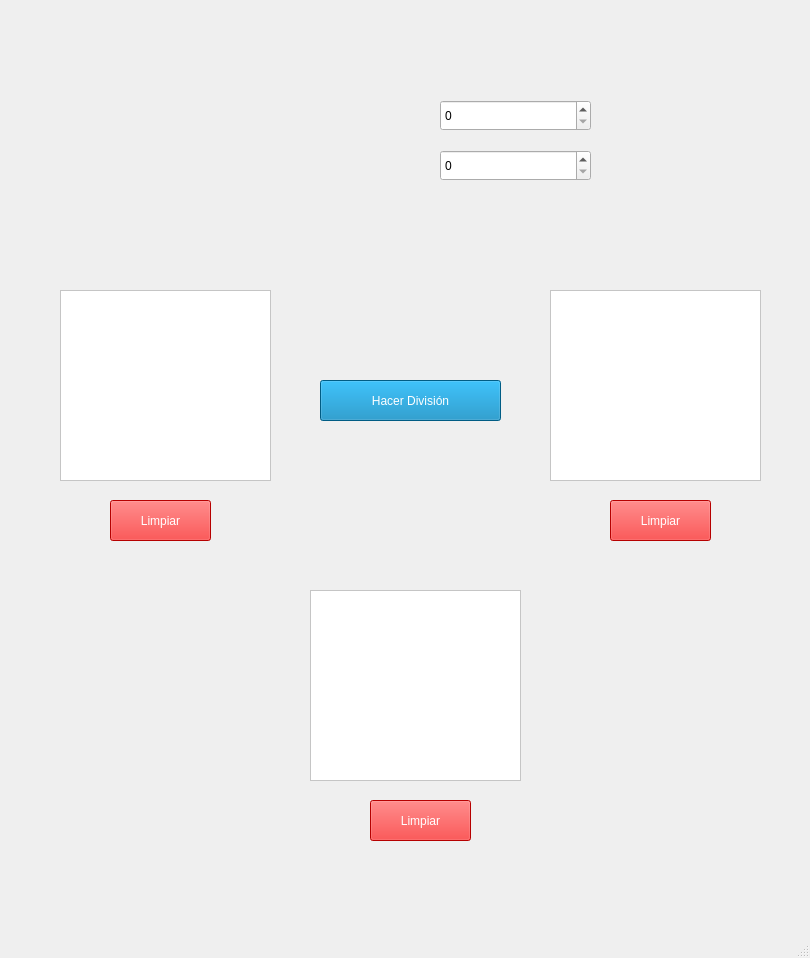
<?xml version="1.0" encoding="UTF-8"?>
<ui version="4.0">
 <class>SumaMatrices</class>
 <widget class="QMainWindow" name="SumaMatrices">
  <property name="geometry">
   <rect>
    <x>0</x>
    <y>0</y>
    <width>810</width>
    <height>958</height>
   </rect>
  </property>
  <property name="windowTitle">
   <string>División de Matrices</string>
  </property>
  <widget class="QWidget" name="centralwidget">
   <widget class="QLabel" name="label">
    <property name="geometry">
     <rect>
      <x>0</x>
      <y>0</y>
      <width>811</width>
      <height>921</height>
     </rect>
    </property>
    <property name="text">
     <string/>
    </property>
    <property name="pixmap">
     <pixmap>Imagenes/fondo.jpg</pixmap>
    </property>
    <property name="scaledContents">
     <bool>true</bool>
    </property>
   </widget>
   <widget class="QLabel" name="label_2">
    <property name="geometry">
     <rect>
      <x>140</x>
      <y>-20</y>
      <width>541</width>
      <height>131</height>
     </rect>
    </property>
    <property name="text">
     <string/>
    </property>
    <property name="pixmap">
     <pixmap>Imagenes/Captura_de_pantalla_2024-05-14_164712-removebg-preview.png</pixmap>
    </property>
    <property name="scaledContents">
     <bool>true</bool>
    </property>
   </widget>
   <widget class="QLabel" name="label_3">
    <property name="geometry">
     <rect>
      <x>240</x>
      <y>90</y>
      <width>191</width>
      <height>51</height>
     </rect>
    </property>
    <property name="text">
     <string/>
    </property>
    <property name="pixmap">
     <pixmap>Imagenes/Captura_de_pantalla_2024-05-13_090242-removebg-preview.png</pixmap>
    </property>
    <property name="scaledContents">
     <bool>true</bool>
    </property>
   </widget>
   <widget class="QSpinBox" name="spinBox">
    <property name="geometry">
     <rect>
      <x>440</x>
      <y>100</y>
      <width>151</width>
      <height>31</height>
     </rect>
    </property>
    <property name="cursor">
     <cursorShape>PointingHandCursor</cursorShape>
    </property>
    <property name="styleSheet">
     <string notr="true">font: 12pt &quot;MS Shell Dlg 2&quot;;
</string>
    </property>
   </widget>
   <widget class="QLabel" name="label_4">
    <property name="geometry">
     <rect>
      <x>240</x>
      <y>140</y>
      <width>191</width>
      <height>41</height>
     </rect>
    </property>
    <property name="text">
     <string/>
    </property>
    <property name="pixmap">
     <pixmap>Imagenes/Captura_de_pantalla_2024-05-13_090913-removebg-preview.png</pixmap>
    </property>
    <property name="scaledContents">
     <bool>true</bool>
    </property>
   </widget>
   <widget class="QSpinBox" name="spinBox_2">
    <property name="geometry">
     <rect>
      <x>440</x>
      <y>150</y>
      <width>151</width>
      <height>31</height>
     </rect>
    </property>
    <property name="cursor">
     <cursorShape>PointingHandCursor</cursorShape>
    </property>
    <property name="styleSheet">
     <string notr="true">font: 12pt &quot;MS Shell Dlg 2&quot;;
</string>
    </property>
   </widget>
   <widget class="QLabel" name="label_8">
    <property name="geometry">
     <rect>
      <x>30</x>
      <y>210</y>
      <width>281</width>
      <height>81</height>
     </rect>
    </property>
    <property name="text">
     <string/>
    </property>
    <property name="pixmap">
     <pixmap>Imagenes/Captura_de_pantalla_2024-05-13_092053-removebg-preview.png</pixmap>
    </property>
    <property name="scaledContents">
     <bool>true</bool>
    </property>
   </widget>
   <widget class="QLabel" name="label_9">
    <property name="geometry">
     <rect>
      <x>510</x>
      <y>190</y>
      <width>281</width>
      <height>101</height>
     </rect>
    </property>
    <property name="text">
     <string/>
    </property>
    <property name="pixmap">
     <pixmap>Imagenes/Captura_de_pantalla_2024-05-13_092542-removebg-preview.png</pixmap>
    </property>
    <property name="scaledContents">
     <bool>true</bool>
    </property>
   </widget>
   <widget class="QLabel" name="label_10">
    <property name="geometry">
     <rect>
      <x>270</x>
      <y>500</y>
      <width>281</width>
      <height>81</height>
     </rect>
    </property>
    <property name="text">
     <string/>
    </property>
    <property name="pixmap">
     <pixmap>Imagenes/Captura_de_pantalla_2024-05-13_092939-removebg-preview.png</pixmap>
    </property>
    <property name="scaledContents">
     <bool>true</bool>
    </property>
   </widget>
   <widget class="QTableWidget" name="tableWidget">
    <property name="geometry">
     <rect>
      <x>60</x>
      <y>290</y>
      <width>211</width>
      <height>191</height>
     </rect>
    </property>
    <property name="styleSheet">
     <string notr="true">color: rgb(0, 0, 0);
background-color: rgb(255, 255, 255);</string>
    </property>
   </widget>
   <widget class="QTableWidget" name="tableWidget_2">
    <property name="geometry">
     <rect>
      <x>550</x>
      <y>290</y>
      <width>211</width>
      <height>191</height>
     </rect>
    </property>
    <property name="styleSheet">
     <string notr="true">color: rgb(0, 0, 0);
background-color: rgb(255, 255, 255);</string>
    </property>
   </widget>
   <widget class="QTableWidget" name="tableWidget_3">
    <property name="geometry">
     <rect>
      <x>310</x>
      <y>590</y>
      <width>211</width>
      <height>191</height>
     </rect>
    </property>
    <property name="styleSheet">
     <string notr="true">color: rgb(0, 0, 0);
background-color: rgb(255, 255, 255);</string>
    </property>
   </widget>
   <widget class="QPushButton" name="pushButton_10">
    <property name="geometry">
     <rect>
      <x>320</x>
      <y>380</y>
      <width>181</width>
      <height>41</height>
     </rect>
    </property>
    <property name="cursor">
     <cursorShape>PointingHandCursor</cursorShape>
    </property>
    <property name="styleSheet">
     <string notr="true">background-color: rgb(0, 129, 185);
color: rgb(255, 255, 255);</string>
    </property>
    <property name="text">
     <string>Hacer División</string>
    </property>
   </widget>
   <widget class="QLabel" name="label_15">
    <property name="geometry">
     <rect>
      <x>380</x>
      <y>320</y>
      <width>71</width>
      <height>61</height>
     </rect>
    </property>
    <property name="text">
     <string/>
    </property>
    <property name="pixmap">
     <pixmap>Imagenes/divide.png</pixmap>
    </property>
    <property name="scaledContents">
     <bool>true</bool>
    </property>
   </widget>
   <widget class="QLabel" name="label_16">
    <property name="geometry">
     <rect>
      <x>0</x>
      <y>230</y>
      <width>81</width>
      <height>301</height>
     </rect>
    </property>
    <property name="text">
     <string/>
    </property>
    <property name="pixmap">
     <pixmap>Imagenes/open-bracket.png</pixmap>
    </property>
    <property name="scaledContents">
     <bool>true</bool>
    </property>
   </widget>
   <widget class="QLabel" name="label_17">
    <property name="geometry">
     <rect>
      <x>250</x>
      <y>230</y>
      <width>81</width>
      <height>301</height>
     </rect>
    </property>
    <property name="text">
     <string/>
    </property>
    <property name="pixmap">
     <pixmap>Imagenes/close-bracket.png</pixmap>
    </property>
    <property name="scaledContents">
     <bool>true</bool>
    </property>
   </widget>
   <widget class="QLabel" name="label_18">
    <property name="geometry">
     <rect>
      <x>490</x>
      <y>230</y>
      <width>81</width>
      <height>301</height>
     </rect>
    </property>
    <property name="text">
     <string/>
    </property>
    <property name="pixmap">
     <pixmap>Imagenes/open-bracket.png</pixmap>
    </property>
    <property name="scaledContents">
     <bool>true</bool>
    </property>
   </widget>
   <widget class="QLabel" name="label_19">
    <property name="geometry">
     <rect>
      <x>740</x>
      <y>230</y>
      <width>81</width>
      <height>301</height>
     </rect>
    </property>
    <property name="text">
     <string/>
    </property>
    <property name="pixmap">
     <pixmap>Imagenes/close-bracket.png</pixmap>
    </property>
    <property name="scaledContents">
     <bool>true</bool>
    </property>
   </widget>
   <widget class="QLabel" name="label_20">
    <property name="geometry">
     <rect>
      <x>250</x>
      <y>530</y>
      <width>81</width>
      <height>301</height>
     </rect>
    </property>
    <property name="text">
     <string/>
    </property>
    <property name="pixmap">
     <pixmap>Imagenes/open-bracket.png</pixmap>
    </property>
    <property name="scaledContents">
     <bool>true</bool>
    </property>
   </widget>
   <widget class="QLabel" name="label_21">
    <property name="geometry">
     <rect>
      <x>500</x>
      <y>530</y>
      <width>81</width>
      <height>301</height>
     </rect>
    </property>
    <property name="text">
     <string/>
    </property>
    <property name="pixmap">
     <pixmap>Imagenes/close-bracket.png</pixmap>
    </property>
    <property name="scaledContents">
     <bool>true</bool>
    </property>
   </widget>
   <widget class="QPushButton" name="pushButton_11">
    <property name="geometry">
     <rect>
      <x>110</x>
      <y>500</y>
      <width>101</width>
      <height>41</height>
     </rect>
    </property>
    <property name="cursor">
     <cursorShape>PointingHandCursor</cursorShape>
    </property>
    <property name="styleSheet">
     <string notr="true">background-color: rgb(0, 129, 185);
background-color: rgb(255, 0, 0);
color: rgb(255, 255, 255);</string>
    </property>
    <property name="text">
     <string>Limpiar</string>
    </property>
   </widget>
   <widget class="QPushButton" name="pushButton_12">
    <property name="geometry">
     <rect>
      <x>370</x>
      <y>800</y>
      <width>101</width>
      <height>41</height>
     </rect>
    </property>
    <property name="cursor">
     <cursorShape>PointingHandCursor</cursorShape>
    </property>
    <property name="styleSheet">
     <string notr="true">background-color: rgb(0, 129, 185);
background-color: rgb(255, 0, 0);
color: rgb(255, 255, 255);</string>
    </property>
    <property name="text">
     <string>Limpiar</string>
    </property>
   </widget>
   <widget class="QPushButton" name="pushButton_13">
    <property name="geometry">
     <rect>
      <x>610</x>
      <y>500</y>
      <width>101</width>
      <height>41</height>
     </rect>
    </property>
    <property name="cursor">
     <cursorShape>PointingHandCursor</cursorShape>
    </property>
    <property name="styleSheet">
     <string notr="true">background-color: rgb(0, 129, 185);
background-color: rgb(255, 0, 0);
color: rgb(255, 255, 255);</string>
    </property>
    <property name="text">
     <string>Limpiar</string>
    </property>
   </widget>
  </widget>
  <widget class="QMenuBar" name="menubar">
   <property name="geometry">
    <rect>
     <x>0</x>
     <y>0</y>
     <width>810</width>
     <height>26</height>
    </rect>
   </property>
  </widget>
  <widget class="QStatusBar" name="statusbar"/>
 </widget>
 <resources/>
 <connections/>
</ui>
